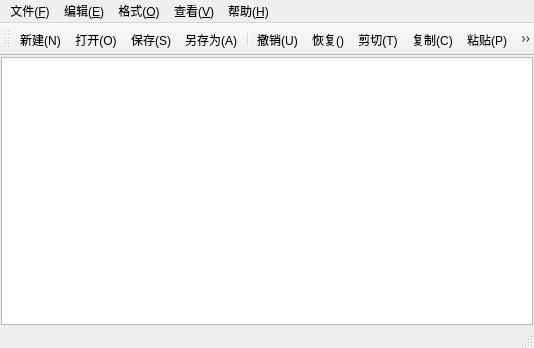
<?xml version="1.0" encoding="UTF-8"?>
<ui version="4.0">
 <class>MainWindow</class>
 <widget class="QMainWindow" name="MainWindow">
  <property name="geometry">
   <rect>
    <x>0</x>
    <y>0</y>
    <width>534</width>
    <height>348</height>
   </rect>
  </property>
  <property name="windowTitle">
   <string>MainWindow</string>
  </property>
  <widget class="QWidget" name="centralwidget">
   <layout class="QVBoxLayout" name="verticalLayout">
    <property name="spacing">
     <number>0</number>
    </property>
    <property name="leftMargin">
     <number>1</number>
    </property>
    <property name="topMargin">
     <number>1</number>
    </property>
    <property name="rightMargin">
     <number>1</number>
    </property>
    <property name="bottomMargin">
     <number>1</number>
    </property>
    <item>
     <widget class="QPlainTextEdit" name="textEdit"/>
    </item>
   </layout>
  </widget>
  <widget class="QMenuBar" name="menubar">
   <property name="geometry">
    <rect>
     <x>0</x>
     <y>0</y>
     <width>534</width>
     <height>18</height>
    </rect>
   </property>
   <widget class="QMenu" name="menu">
    <property name="title">
     <string>文件(&amp;F)</string>
    </property>
    <addaction name="actionNew"/>
    <addaction name="actionOpen"/>
    <addaction name="actionSave"/>
    <addaction name="actionSaveAs"/>
    <addaction name="actionExit"/>
   </widget>
   <widget class="QMenu" name="menu_E">
    <property name="title">
     <string>编辑(&amp;E)</string>
    </property>
    <addaction name="actionCancel"/>
    <addaction name="actionRestore"/>
    <addaction name="actionCut"/>
    <addaction name="actionCopy"/>
    <addaction name="separator"/>
    <addaction name="actionFine"/>
    <addaction name="actionReplace"/>
    <addaction name="separator"/>
    <addaction name="actionAll"/>
   </widget>
   <widget class="QMenu" name="menu_O">
    <property name="title">
     <string>格式(&amp;O)</string>
    </property>
    <addaction name="actionW"/>
    <addaction name="actionL"/>
    <addaction name="actionFont"/>
   </widget>
   <widget class="QMenu" name="menu_V">
    <property name="title">
     <string>查看(&amp;V)</string>
    </property>
    <addaction name="actionTool"/>
    <addaction name="actionStatus"/>
   </widget>
   <widget class="QMenu" name="menu_H">
    <property name="title">
     <string>帮助(&amp;H)</string>
    </property>
    <addaction name="actionAbout"/>
   </widget>
   <addaction name="menu"/>
   <addaction name="menu_E"/>
   <addaction name="menu_O"/>
   <addaction name="menu_V"/>
   <addaction name="menu_H"/>
  </widget>
  <widget class="QStatusBar" name="statusbar"/>
  <widget class="QToolBar" name="toolBar">
   <property name="windowTitle">
    <string>toolBar</string>
   </property>
   <attribute name="toolBarArea">
    <enum>TopToolBarArea</enum>
   </attribute>
   <attribute name="toolBarBreak">
    <bool>false</bool>
   </attribute>
   <addaction name="actionNew"/>
   <addaction name="actionOpen"/>
   <addaction name="actionSave"/>
   <addaction name="actionSaveAs"/>
   <addaction name="separator"/>
   <addaction name="actionCancel"/>
   <addaction name="actionRestore"/>
   <addaction name="actionCut"/>
   <addaction name="actionCopy"/>
   <addaction name="actionPaste"/>
   <addaction name="separator"/>
   <addaction name="actionFine"/>
   <addaction name="actionReplace"/>
   <addaction name="separator"/>
   <addaction name="actionW"/>
   <addaction name="actionL"/>
   <addaction name="actionFont"/>
   <addaction name="separator"/>
   <addaction name="actionTool"/>
   <addaction name="actionStatus"/>
  </widget>
  <action name="actionNew">
   <property name="icon">
    <iconset resource="notepad.qrc">
     <normaloff>:/images/StreamlineFlexNewFile.png</normaloff>:/images/StreamlineFlexNewFile.png</iconset>
   </property>
   <property name="text">
    <string>新建(&amp;N)</string>
   </property>
   <property name="toolTip">
    <string>新建</string>
   </property>
   <property name="shortcut">
    <string>Ctrl+N</string>
   </property>
   <property name="menuRole">
    <enum>QAction::MenuRole::NoRole</enum>
   </property>
  </action>
  <action name="actionOpen">
   <property name="icon">
    <iconset resource="notepad.qrc">
     <normaloff>:/images/IcOutlineFileOpen.png</normaloff>:/images/IcOutlineFileOpen.png</iconset>
   </property>
   <property name="text">
    <string>打开(&amp;O)</string>
   </property>
   <property name="toolTip">
    <string>打开</string>
   </property>
   <property name="shortcut">
    <string>Ctrl+O</string>
   </property>
   <property name="menuRole">
    <enum>QAction::MenuRole::NoRole</enum>
   </property>
  </action>
  <action name="actionSave">
   <property name="icon">
    <iconset resource="notepad.qrc">
     <normaloff>:/images/MaterialSymbolsSave.png</normaloff>:/images/MaterialSymbolsSave.png</iconset>
   </property>
   <property name="text">
    <string>保存(&amp;S)</string>
   </property>
   <property name="shortcut">
    <string>Ctrl+S</string>
   </property>
   <property name="menuRole">
    <enum>QAction::MenuRole::NoRole</enum>
   </property>
  </action>
  <action name="actionSaveAs">
   <property name="icon">
    <iconset resource="notepad.qrc">
     <normaloff>:/images/MaterialSymbolsSaveAs.png</normaloff>:/images/MaterialSymbolsSaveAs.png</iconset>
   </property>
   <property name="text">
    <string>另存为(&amp;A)</string>
   </property>
   <property name="toolTip">
    <string>另存为</string>
   </property>
   <property name="shortcut">
    <string>Ctrl+A</string>
   </property>
   <property name="menuRole">
    <enum>QAction::MenuRole::NoRole</enum>
   </property>
  </action>
  <action name="actionExit">
   <property name="text">
    <string>退出(&amp;X)</string>
   </property>
   <property name="toolTip">
    <string>退出</string>
   </property>
   <property name="shortcut">
    <string>Ctrl+X</string>
   </property>
   <property name="menuRole">
    <enum>QAction::MenuRole::NoRole</enum>
   </property>
  </action>
  <action name="actionCancel">
   <property name="icon">
    <iconset resource="notepad.qrc">
     <normaloff>:/images/IcSharpUndo.png</normaloff>:/images/IcSharpUndo.png</iconset>
   </property>
   <property name="text">
    <string>撤销(&amp;U)</string>
   </property>
   <property name="toolTip">
    <string>撤销</string>
   </property>
   <property name="shortcut">
    <string>Ctrl+Z</string>
   </property>
   <property name="menuRole">
    <enum>QAction::MenuRole::NoRole</enum>
   </property>
  </action>
  <action name="actionRestore">
   <property name="icon">
    <iconset resource="notepad.qrc">
     <normaloff>:/images/IcSharpRedo.png</normaloff>:/images/IcSharpRedo.png</iconset>
   </property>
   <property name="text">
    <string>恢复()</string>
   </property>
   <property name="toolTip">
    <string>恢复</string>
   </property>
   <property name="shortcut">
    <string>Ctrl+Shift+Z</string>
   </property>
   <property name="menuRole">
    <enum>QAction::MenuRole::NoRole</enum>
   </property>
  </action>
  <action name="actionCut">
   <property name="icon">
    <iconset resource="notepad.qrc">
     <normaloff>:/images/IcBaselineContentCut.png</normaloff>:/images/IcBaselineContentCut.png</iconset>
   </property>
   <property name="text">
    <string>剪切(&amp;T)</string>
   </property>
   <property name="toolTip">
    <string>剪切</string>
   </property>
   <property name="shortcut">
    <string>Ctrl+X</string>
   </property>
   <property name="menuRole">
    <enum>QAction::MenuRole::NoRole</enum>
   </property>
  </action>
  <action name="actionCopy">
   <property name="icon">
    <iconset resource="notepad.qrc">
     <normaloff>:/images/IcOutlineFileCopy.png</normaloff>:/images/IcOutlineFileCopy.png</iconset>
   </property>
   <property name="text">
    <string>复制(&amp;C)</string>
   </property>
   <property name="toolTip">
    <string>复制</string>
   </property>
   <property name="shortcut">
    <string>Ctrl+C</string>
   </property>
   <property name="menuRole">
    <enum>QAction::MenuRole::NoRole</enum>
   </property>
  </action>
  <action name="actionPaste">
   <property name="icon">
    <iconset resource="notepad.qrc">
     <normaloff>:/images/IcBaselineContentPaste.png</normaloff>:/images/IcBaselineContentPaste.png</iconset>
   </property>
   <property name="text">
    <string>粘贴(&amp;P)</string>
   </property>
   <property name="toolTip">
    <string>粘贴</string>
   </property>
   <property name="shortcut">
    <string>Ctrl+V</string>
   </property>
   <property name="menuRole">
    <enum>QAction::MenuRole::NoRole</enum>
   </property>
  </action>
  <action name="actionFine">
   <property name="icon">
    <iconset resource="notepad.qrc">
     <normaloff>:/images/MaterialSymbolsDocumentSearchOutline.png</normaloff>:/images/MaterialSymbolsDocumentSearchOutline.png</iconset>
   </property>
   <property name="text">
    <string>查找(&amp;F)</string>
   </property>
   <property name="toolTip">
    <string>查找</string>
   </property>
   <property name="shortcut">
    <string>Ctrl+F</string>
   </property>
   <property name="menuRole">
    <enum>QAction::MenuRole::NoRole</enum>
   </property>
  </action>
  <action name="actionReplace">
   <property name="icon">
    <iconset resource="notepad.qrc">
     <normaloff>:/images/LucideReplaceAll.png</normaloff>:/images/LucideReplaceAll.png</iconset>
   </property>
   <property name="text">
    <string>替换(&amp;R)</string>
   </property>
   <property name="toolTip">
    <string>查找</string>
   </property>
   <property name="shortcut">
    <string>Ctrl+H</string>
   </property>
   <property name="menuRole">
    <enum>QAction::MenuRole::NoRole</enum>
   </property>
  </action>
  <action name="actionAll">
   <property name="text">
    <string>全选(&amp;A)</string>
   </property>
   <property name="toolTip">
    <string>全选</string>
   </property>
   <property name="shortcut">
    <string>Ctrl+A</string>
   </property>
   <property name="menuRole">
    <enum>QAction::MenuRole::NoRole</enum>
   </property>
  </action>
  <action name="actionW">
   <property name="icon">
    <iconset resource="notepad.qrc">
     <normaloff>:/images/FluentTextColumnOneWideLightning16Filled.png</normaloff>:/images/FluentTextColumnOneWideLightning16Filled.png</iconset>
   </property>
   <property name="text">
    <string>自动换行(&amp;W)</string>
   </property>
   <property name="toolTip">
    <string>自动换行</string>
   </property>
   <property name="menuRole">
    <enum>QAction::MenuRole::NoRole</enum>
   </property>
  </action>
  <action name="actionL">
   <property name="icon">
    <iconset resource="notepad.qrc">
     <normaloff>:/images/FluentMdl2ShowResults.png</normaloff>:/images/FluentMdl2ShowResults.png</iconset>
   </property>
   <property name="text">
    <string>显示行号(&amp;L)</string>
   </property>
   <property name="toolTip">
    <string>显示行号</string>
   </property>
   <property name="shortcut">
    <string>Ctrl+L</string>
   </property>
   <property name="menuRole">
    <enum>QAction::MenuRole::NoRole</enum>
   </property>
  </action>
  <action name="actionFont">
   <property name="icon">
    <iconset resource="notepad.qrc">
     <normaloff>:/images/FluentMdl2Font.png</normaloff>:/images/FluentMdl2Font.png</iconset>
   </property>
   <property name="text">
    <string>字体(&amp;F)</string>
   </property>
   <property name="toolTip">
    <string>字体</string>
   </property>
   <property name="menuRole">
    <enum>QAction::MenuRole::NoRole</enum>
   </property>
  </action>
  <action name="actionTool">
   <property name="icon">
    <iconset resource="notepad.qrc">
     <normaloff>:/images/MaterialSymbolsToolbarOutline.png</normaloff>:/images/MaterialSymbolsToolbarOutline.png</iconset>
   </property>
   <property name="text">
    <string>工具栏(&amp;T)</string>
   </property>
   <property name="toolTip">
    <string>工具栏</string>
   </property>
   <property name="menuRole">
    <enum>QAction::MenuRole::NoRole</enum>
   </property>
  </action>
  <action name="actionStatus">
   <property name="icon">
    <iconset resource="notepad.qrc">
     <normaloff>:/images/CodiconLayoutStatusbar.png</normaloff>:/images/CodiconLayoutStatusbar.png</iconset>
   </property>
   <property name="text">
    <string>状态栏(&amp;S)</string>
   </property>
   <property name="toolTip">
    <string>状态栏</string>
   </property>
   <property name="menuRole">
    <enum>QAction::MenuRole::NoRole</enum>
   </property>
  </action>
  <action name="actionAbout">
   <property name="text">
    <string>关于</string>
   </property>
   <property name="toolTip">
    <string>关于</string>
   </property>
   <property name="menuRole">
    <enum>QAction::MenuRole::NoRole</enum>
   </property>
  </action>
 </widget>
 <resources>
  <include location="notepad.qrc"/>
 </resources>
 <connections/>
</ui>
